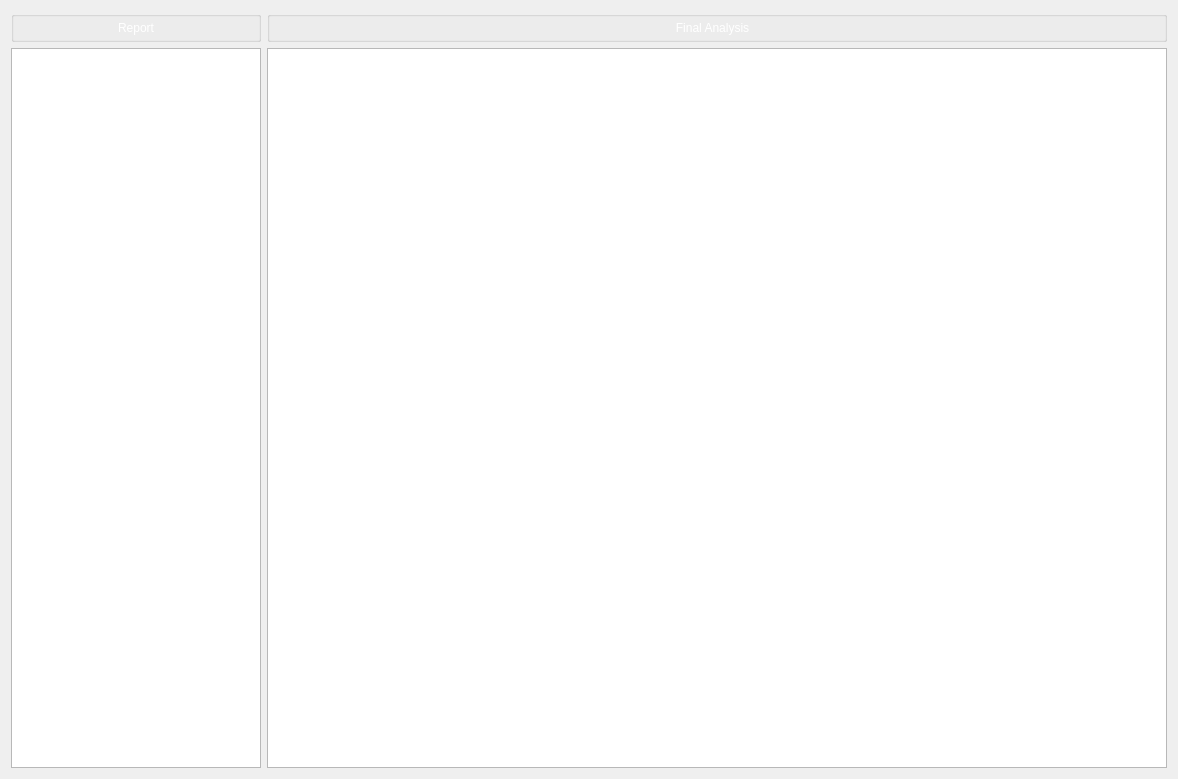
         <widget class="QWidget" name="tabAnalysis">
          <attribute name="title">
           <string>Report</string>
          </attribute>
          <layout class="QGridLayout" name="gridLayout">
           <item row="0" column="0">
            <widget class="QGroupBox" name="gboxBrain_12">
             <property name="title">
              <string/>
             </property>
             <layout class="QHBoxLayout" name="horizontalLayout_4">
              <property name="topMargin">
               <number>0</number>
              </property>
              <property name="bottomMargin">
               <number>0</number>
              </property>
              <item>
               <widget class="QLabel" name="lblReport">
                <property name="text">
                 <string>&lt;html&gt;&lt;head/&gt;&lt;body&gt;&lt;p align=&quot;center&quot;&gt;&lt;span style=&quot; color:#ffffff;&quot;&gt;Report&lt;/span&gt;&lt;/p&gt;&lt;/body&gt;&lt;/html&gt;</string>
                </property>
               </widget>
              </item>
             </layout>
            </widget>
           </item>
           <item row="0" column="1">
            <widget class="QGroupBox" name="gboxBrain_11">
             <property name="title">
              <string/>
             </property>
             <layout class="QHBoxLayout" name="horizontalLayout_5">
              <property name="leftMargin">
               <number>0</number>
              </property>
              <property name="topMargin">
               <number>0</number>
              </property>
              <property name="bottomMargin">
               <number>0</number>
              </property>
              <item>
               <widget class="QLabel" name="lblAnalysis">
                <property name="text">
                 <string>&lt;html&gt;&lt;head/&gt;&lt;body&gt;&lt;p align=&quot;center&quot;&gt;&lt;span style=&quot; color:#ffffff;&quot;&gt;Final Analysis&lt;/span&gt;&lt;/p&gt;&lt;/body&gt;&lt;/html&gt;</string>
                </property>
               </widget>
              </item>
             </layout>
            </widget>
           </item>
           <item row="1" column="0">
            <widget class="QTextBrowser" name="txtReport">
             <property name="maximumSize">
              <size>
               <width>250</width>
               <height>16777215</height>
              </size>
             </property>
             <property name="html">
              <string>&lt;!DOCTYPE HTML PUBLIC &quot;-//W3C//DTD HTML 4.0//EN&quot; &quot;http://www.w3.org/TR/REC-html40/strict.dtd&quot;&gt;
&lt;html&gt;&lt;head&gt;&lt;meta name=&quot;qrichtext&quot; content=&quot;1&quot; /&gt;&lt;style type=&quot;text/css&quot;&gt;
p, li { white-space: pre-wrap; }
&lt;/style&gt;&lt;/head&gt;&lt;body style=&quot; font-family:'Ubuntu'; font-size:11pt; font-weight:400; font-style:normal;&quot;&gt;
&lt;p style=&quot; margin-top:0px; margin-bottom:0px; margin-left:0px; margin-right:0px; -qt-block-indent:0; text-indent:0px;&quot;&gt;&lt;span style=&quot; font-size:10pt; color:#ffffff;&quot;&gt;Final Report :&lt;/span&gt;&lt;/p&gt;&lt;/body&gt;&lt;/html&gt;</string>
             </property>
            </widget>
           </item>
           <item row="1" column="1">
            <widget class="PhotoViewer" name="viewReport">
             <property name="sizePolicy">
              <sizepolicy hsizetype="Preferred" vsizetype="Expanding">
               <horstretch>0</horstretch>
               <verstretch>0</verstretch>
              </sizepolicy>
             </property>
             <property name="minimumSize">
              <size>
               <width>900</width>
               <height>720</height>
              </size>
             </property>
            </widget>
           </item>
          </layout>
         </widget>
